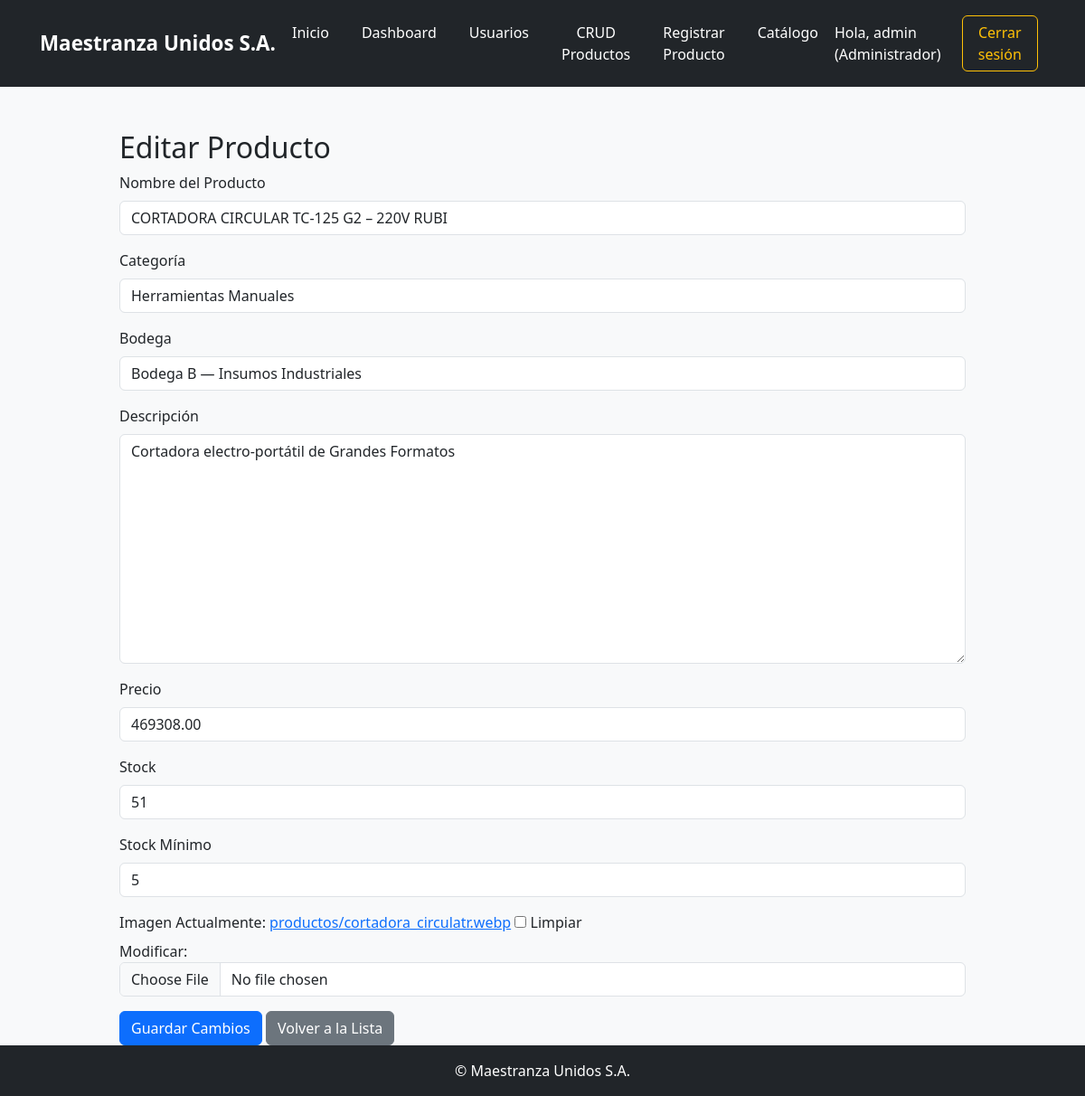
The app's page /productos/editar/21/ (signed in) with its own data.
### inventario/models.py (models this page shows, shortened)
class Producto(models.Model):
    nombre = models.CharField(max_length=100)
    categoria = models.ForeignKey(
        CategoriaProducto,
        on_delete=models.SET_NULL,
        null=True,
        blank=True,
        related_name='productos'
    )
    descripcion = models.TextField(blank=True)
    precio = models.DecimalField(max_digits=10, decimal_places=2)
    imagen = models.ImageField(upload_to='productos/', null=True, blank=True)
    fecha_vencimiento = models.DateField(null=True, blank=True)
    stock = models.PositiveIntegerField(default=0)
    stock_minimo = models.PositiveIntegerField(default=1)
    serial_number = models.CharField(
        max_length=20,
        unique=True,
        editable=False,
        blank=True,
        help_text="Número de serie generado automáticamente"
    )
    bodega = models.ForeignKey(
        Bodega,
        on_delete=models.CASCADE,
        related_name='productos',
        null=True,
        blank=True
    )

### inventario/views.py (the view)
# urls.py: path('productos/editar/<int:producto_id>/', views.editar_producto, name='editar_producto'),
@login_required
@groups_required('Gestor de Inventario', 'Almacén')
def editar_producto(request, producto_id):
    producto = get_object_or_404(Producto, pk=producto_id)
    precio_anterior = producto.precio
    if request.method == 'POST':
        form = ProductoForm(request.POST, request.FILES, instance=producto)
        if form.is_valid():
            producto_actualizado = form.save()
            if producto_actualizado.precio != precio_anterior:
                rol = request.user.groups.first().name if request.user.groups.exists() else "Sin rol"
                HistorialPrecio.objects.create(
                    producto=producto_actualizado,
                    precio=producto_actualizado.precio,
                    usuario=request.user,
                    rol=rol
                )
            messages.success(request, "Producto modificado exitosamente.")
            return redirect('producto_crud')
    else:
        form = ProductoForm(instance=producto)
    return render(request, 'inventario/registro_producto.html', {
        'form': form,
        'editar': True,
        'producto': producto
    })

### inventario/forms.py (shortened to what this page needs)
class ProductoForm(forms.ModelForm):
    class Meta:
        model = Producto
        fields = '__all__'
        widgets = {
            'fecha_vencimiento': forms.DateInput(attrs={'type': 'date'}),
            'stock': forms.NumberInput(attrs={'min': 0}),
            'stock_minimo': forms.NumberInput(attrs={
                'min': 0,
                'readonly': 'readonly',
                'placeholder': '5'
            }),
            'categoria': forms.Select(),
            'bodega': forms.Select(),
        }
    def __init__(self, *args, **kwargs):
        super().__init__(*args, **kwargs)
        self.fields['stock_minimo'].initial = 5
        self.fields['stock_minimo'].disabled = True
        self.fields['categoria'].empty_label = "Seleccione una categoría"
        self.fields['bodega'].empty_label = "Seleccione una bodega"
        for name, field in self.fields.items():
            field.widget.attrs.setdefault('class', 'form-control')

### inventario/models.py (called while the page is built)
    def __str__(self):
        return self.nombre

    def __str__(self):
        return self.nombre

### inventario/views.py (called while the page is built)
def groups_required(*group_names):
    def check_groups(user):
        return user.is_authenticated and (
            user.groups.filter(name__in=group_names).exists() or user.groups.filter(name='Administrador').exists()
        )
    return user_passes_test(check_groups)

### inventario/templates/inventario/registro_producto.html (shortened to what this page needs)
{% extends 'inventario/base.html' %}
{% load static %}
{% block content %}
<div class="container mt-5">
  <h2>{% if editar %}Editar Producto{% else %}Registrar Producto{% endif %}</h2>
  <form method="post" enctype="multipart/form-data">
    <div class="mb-3">
      <label for="{{ form.nombre.id_for_label }}" class="form-label">Nombre del Producto</label>
      {{ form.nombre }}
    </div>
    <div class="mb-3">
      <label for="{{ form.categoria.id_for_label }}" class="form-label">Categoría</label>
      {{ form.categoria }}
    </div>
    <div class="mb-3">
      <label for="{{ form.bodega.id_for_label }}" class="form-label">Bodega</label>
      {{ form.bodega }}
    </div>
    <div class="mb-3">
      <label for="{{ form.descripcion.id_for_label }}" class="form-label">Descripción</label>
      {{ form.descripcion }}
    </div>
    <div class="mb-3">
      <label for="{{ form.precio.id_for_label }}" class="form-label">Precio</label>
      {{ form.precio }}
    </div>
    <div class="mb-3">
      <label for="{{ form.stock.id_for_label }}" class="form-label">Stock</label>
      {{ form.stock }}
    </div>
    <div class="mb-3">
      <label for="id_stock_minimo" class="form-label">Stock Mínimo</label>
      <input type="number" id="id_stock_minimo" name="stock_minimo" value="5" readonly class="form-control"
        placeholder="5">
    </div>
    <div class="mb-3">
      <label for="{{ form.imagen.id_for_label }}" class="form-label">Imagen</label>
      {{ form.imagen }}
    </div>
    <button type="submit" class="btn btn-primary">
      {% if editar %}Guardar Cambios{% else %}Guardar Producto{% endif %}
    </button>
    <a href="{% url 'producto_crud' %}" class="btn btn-secondary">
      {% if editar %}Volver a la Lista{% else %}Ver Productos{% endif %}
    </a>
  </form>
</div>
{% endblock %}

### inventario/templates/inventario/base.html (shortened to what this page needs)
{% load static %}
<!DOCTYPE html>
<html lang="es">
<head>
  <link href="https://cdn.jsdelivr.net/npm/bootstrap@5.3.3/dist/css/bootstrap.min.css" rel="stylesheet">
  <link rel="stylesheet" href="{% static 'inventario/css/style.css' %}">
</head>
<body class="{% if request.COOKIES.theme == 'dark' %}dark-mode{% endif %}">
<nav class="navbar navbar-expand-lg navbar-dark bg-dark">
  <div class="container-fluid">
    <a class="navbar-brand mx-auto" href="#">Maestranza Unidos S.A.</a>
    <div class="collapse navbar-collapse justify-content-center" id="navbarNav">
      <ul class="navbar-nav mx-auto">
        <li class="nav-item"><a class="nav-link" href="{% url 'index' %}">Inicio</a></li>
        {% if user.is_authenticated %}
            {% if user.groups.first.name == 'Administrador' %}
                <li class="nav-item"><a class="nav-link" href="{% url 'dashboard' %}">Dashboard</a></li>
                <li class="nav-item"><a class="nav-link" href="{% url 'usuarios_crud' %}">Usuarios</a></li>
                <li class="nav-item"><a class="nav-link" href="{% url 'producto_crud' %}">CRUD Productos</a></li>
                <li class="nav-item"><a class="nav-link" href="{% url 'registro_producto' %}">Registrar Producto</a></li>
                <li class="nav-item"><a class="nav-link" href="{% url 'tienda' %}">Catálogo</a></li>
            {% elif user.groups.first.name == 'Comprador' %}
                <li class="nav-item"><a class="nav-link" href="{% url 'tienda' %}">Catálogo</a></li>
                <li class="nav-item"><a class="nav-link" href="{% url 'dashboard' %}">Dashboard</a></li>
            {% elif user.groups.first.name == 'Almacén' %}
                <li class="nav-item"><a class="nav-link" href="{% url 'producto_crud' %}">CRUD Productos</a></li>
                <li class="nav-item"><a class="nav-link" href="{% url 'tienda' %}">Catálogo</a></li>
                <li class="nav-item"><a class="nav-link" href="{% url 'dashboard' %}">Dashboard</a></li>
            {% endif %}
        {% else %}
            <li class="nav-item"><a class="nav-link" href="{% url 'login' %}">Iniciar Sesión</a></li>
            <li class="nav-item"><a class="nav-link" href="{% url 'registro_usuario' %}">Registrarse</a></li>
            <li class="nav-item"><a class="nav-link" href="{% url 'olvidar_contra' %}">¿Olvidaste tu contraseña?</a></li>
        {% endif %}
      </ul>
      {% if user.is_authenticated %}
        <div class="d-flex align-items-center ms-auto">
          <span class="navbar-text me-3">
            Hola, {{ user.username }}
            {% if user.groups.first %}
              ({{ user.groups.first.name }})
            {% else %}
              (Sin rol)
            {% endif %}
          </span>
          <a href="{% url 'logout' %}" class="btn btn-outline-light me-2">Cerrar sesión</a>
        </div>
      {% endif %}
    </div>
  </div>
</nav>
<main class="main-content">
  {% block content %}{% endblock %}
</main>
<footer class="bg-dark text-white text-center py-3 mt-auto">
  © Maestranza Unidos S.A.
</footer>
</body>
</html>

### inventario/static/inventario/css/style.css (style rules this page uses)
body { background-color: #f8f9fa; font-family: 'Segoe UI', Tahoma, Geneva, Verdana, sans-serif; margin: 0; padding: 0; }
.navbar { padding: 1rem 2rem; }
.navbar-brand { font-weight: bold; font-size: 1.4rem; color: white !important; text-align: center; margin-right: auto; margin-left: auto; }
.navbar-nav { text-align: center; }
.navbar-nav .nav-item { margin: 0 10px; }
.navbar-nav .nav-link { color: #ffffff !important; font-weight: 500; transition: all 0.2s ease-in-out; }
.navbar-text { color: #ffffff; font-size: 1rem; }
.btn-outline-light { border-color: #ffc107; color: #ffc107; }
footer { background-color: #343a40; color: white; text-align: center; padding: 15px 0; margin-top: 50px; }
.container { max-width: 960px; }

### records on screen
Producto: nombre "CORTADORA CIRCULAR TC-125 G2 – 220V RUBI", categoria "Herramientas Manuales", bodega "Bodega B — Insumos Industriales", descripcion "Cortadora electro-portátil de Grandes Formatos", precio "469308.00", stock "51"

### other values on screen
{{ user.username }} "admin"
{{ user.groups.first.name }} "Administrador"
